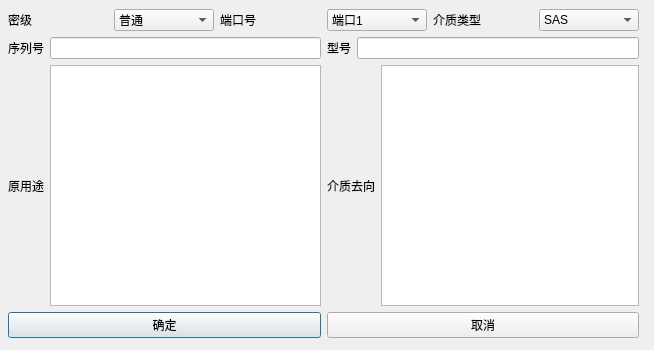
<?xml version="1.0" encoding="UTF-8"?>
<ui version="4.0">
 <class>diskTypeDialog</class>
 <widget class="QDialog" name="diskTypeDialog">
  <property name="geometry">
   <rect>
    <x>0</x>
    <y>0</y>
    <width>654</width>
    <height>350</height>
   </rect>
  </property>
  <property name="windowTitle">
   <string>请选择硬盘类型</string>
  </property>
  <widget class="QWidget" name="layoutWidget">
   <property name="geometry">
    <rect>
     <x>8</x>
     <y>9</y>
     <width>631</width>
     <height>329</height>
    </rect>
   </property>
   <layout class="QGridLayout" name="gridLayout">
    <item row="0" column="0" colspan="2">
     <layout class="QHBoxLayout" name="horizontalLayout_8">
      <item>
       <layout class="QHBoxLayout" name="horizontalLayout_7">
        <item>
         <widget class="QLabel" name="label_4">
          <property name="text">
           <string>密级</string>
          </property>
         </widget>
        </item>
        <item>
         <widget class="QComboBox" name="secretCbox">
          <property name="minimumSize">
           <size>
            <width>100</width>
            <height>0</height>
           </size>
          </property>
          <property name="currentText">
           <string>普通</string>
          </property>
          <property name="currentIndex">
           <number>0</number>
          </property>
          <item>
           <property name="text">
            <string>普通</string>
           </property>
          </item>
          <item>
           <property name="text">
            <string>秘密</string>
           </property>
          </item>
          <item>
           <property name="text">
            <string>机密</string>
           </property>
          </item>
          <item>
           <property name="text">
            <string>绝密</string>
           </property>
          </item>
         </widget>
        </item>
       </layout>
      </item>
      <item>
       <layout class="QHBoxLayout" name="horizontalLayout_4">
        <item>
         <widget class="QLabel" name="label_6">
          <property name="text">
           <string>端口号</string>
          </property>
         </widget>
        </item>
        <item>
         <widget class="QComboBox" name="PortComboBox">
          <item>
           <property name="text">
            <string>端口1</string>
           </property>
          </item>
          <item>
           <property name="text">
            <string>端口2</string>
           </property>
          </item>
          <item>
           <property name="text">
            <string>端口3</string>
           </property>
          </item>
          <item>
           <property name="text">
            <string>端口4</string>
           </property>
          </item>
          <item>
           <property name="text">
            <string>端口5</string>
           </property>
          </item>
          <item>
           <property name="text">
            <string>端口6</string>
           </property>
          </item>
          <item>
           <property name="text">
            <string>端口7</string>
           </property>
          </item>
          <item>
           <property name="text">
            <string>端口8</string>
           </property>
          </item>
          <item>
           <property name="text">
            <string>端口9</string>
           </property>
          </item>
          <item>
           <property name="text">
            <string>端口10</string>
           </property>
          </item>
          <item>
           <property name="text">
            <string>端口11</string>
           </property>
          </item>
          <item>
           <property name="text">
            <string>端口12</string>
           </property>
          </item>
         </widget>
        </item>
       </layout>
      </item>
      <item>
       <layout class="QHBoxLayout" name="horizontalLayout_3">
        <item>
         <widget class="QLabel" name="label_3">
          <property name="text">
           <string>介质类型</string>
          </property>
         </widget>
        </item>
        <item>
         <widget class="QComboBox" name="diskTypeCbox">
          <property name="minimumSize">
           <size>
            <width>100</width>
            <height>0</height>
           </size>
          </property>
          <property name="editable">
           <bool>false</bool>
          </property>
          <property name="currentIndex">
           <number>0</number>
          </property>
          <property name="modelColumn">
           <number>0</number>
          </property>
          <item>
           <property name="text">
            <string>SAS</string>
           </property>
          </item>
          <item>
           <property name="text">
            <string>SATA</string>
           </property>
          </item>
          <item>
           <property name="text">
            <string>FC</string>
           </property>
          </item>
          <item>
           <property name="text">
            <string>ISCI</string>
           </property>
          </item>
          <item>
           <property name="text">
            <string>USB</string>
           </property>
          </item>
          <item>
           <property name="text">
            <string>USB盘</string>
           </property>
          </item>
          <item>
           <property name="text">
            <string>光纤</string>
           </property>
          </item>
          <item>
           <property name="text">
            <string>IC卡</string>
           </property>
          </item>
          <item>
           <property name="text">
            <string>IDE</string>
           </property>
          </item>
          <item>
           <property name="text">
            <string>SD卡</string>
           </property>
          </item>
         </widget>
        </item>
       </layout>
      </item>
     </layout>
    </item>
    <item row="1" column="0" colspan="2">
     <layout class="QHBoxLayout" name="horizontalLayout_9">
      <item>
       <layout class="QHBoxLayout" name="horizontalLayout_2">
        <item>
         <widget class="QLabel" name="label_2">
          <property name="text">
           <string>序列号</string>
          </property>
         </widget>
        </item>
        <item>
         <widget class="QLineEdit" name="seriTxt">
          <property name="readOnly">
           <bool>true</bool>
          </property>
         </widget>
        </item>
       </layout>
      </item>
      <item>
       <layout class="QHBoxLayout" name="horizontalLayout">
        <item>
         <widget class="QLabel" name="label">
          <property name="text">
           <string>型号</string>
          </property>
         </widget>
        </item>
        <item>
         <widget class="QLineEdit" name="modeTxt">
          <property name="readOnly">
           <bool>true</bool>
          </property>
         </widget>
        </item>
       </layout>
      </item>
     </layout>
    </item>
    <item row="2" column="0">
     <layout class="QHBoxLayout" name="horizontalLayout_5">
      <item>
       <widget class="QLabel" name="label_5">
        <property name="text">
         <string>原用途</string>
        </property>
       </widget>
      </item>
      <item>
       <widget class="QTextEdit" name="diskPurposeTxt">
        <property name="placeholderText">
         <string/>
        </property>
       </widget>
      </item>
     </layout>
    </item>
    <item row="2" column="1">
     <layout class="QHBoxLayout" name="horizontalLayout_6">
      <item>
       <widget class="QLabel" name="label_7">
        <property name="text">
         <string>介质去向</string>
        </property>
       </widget>
      </item>
      <item>
       <widget class="QTextEdit" name="diskDirectionTxt">
        <property name="placeholderText">
         <string/>
        </property>
       </widget>
      </item>
     </layout>
    </item>
    <item row="3" column="0" colspan="2">
     <layout class="QHBoxLayout" name="horizontalLayout_10">
      <item>
       <widget class="QPushButton" name="okResultBtn">
        <property name="text">
         <string>确定</string>
        </property>
       </widget>
      </item>
      <item>
       <widget class="QPushButton" name="cancelBtn">
        <property name="text">
         <string>取消</string>
        </property>
       </widget>
      </item>
     </layout>
    </item>
   </layout>
  </widget>
 </widget>
 <resources/>
 <connections/>
</ui>
